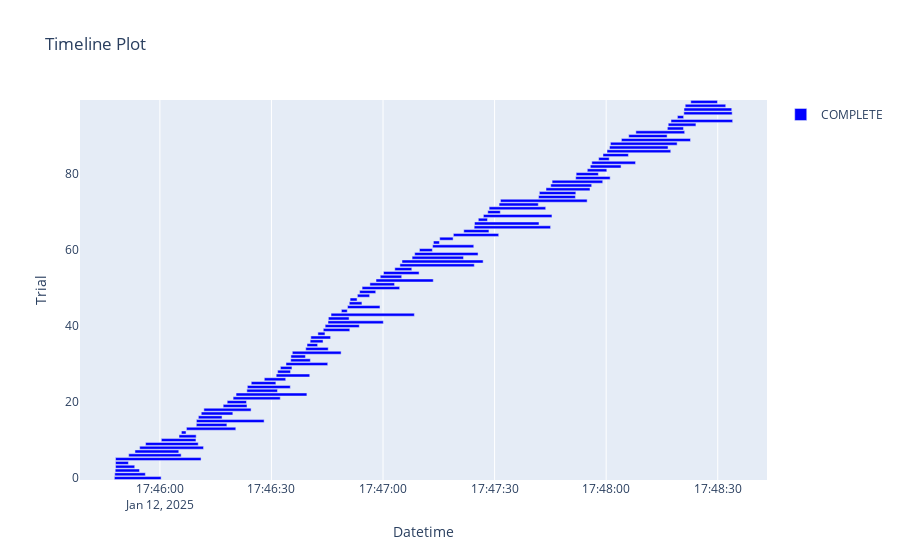

The notebook cell saved with this chart:
### Code cell
optuna.visualization.plot_timeline(study)

### Figure 1 — Plotly figure (JSON) as saved in the notebook; plotly's stock layout.template omitted (floating-point values rounded to 4 significant figures)
{"data": [{"base": ["2025-01-12T17:45:47.758589", "2025-01-12T17:45:47.864350", "2025-01-12T17:45:47.987646", "2025-01-12T17:45:48.073858", "2025-01-12T17:45:48.073858", "2025-01-12T17:45:48.074855", "2025-01-12T17:45:51.614133", "2025-01-12T17:45:53.297864", "2025-01-12T17:45:54.570179", "2025-01-12T17:45:56.158645", "2025-01-12T17:46:00.391947", "2025-01-12T17:46:05.147982", "2025-01-12T17:46:05.787984", "2025-01-12T17:46:07.141963", "2025-01-12T17:46:09.797986", "2025-01-12T17:46:09.825910", "2025-01-12T17:46:10.352135", "2025-01-12T17:46:11.126738", "2025-01-12T17:46:11.826565", "2025-01-12T17:46:17.024964", "2025-01-12T17:46:18.099550", "2025-01-12T17:46:19.694791", "2025-01-12T17:46:20.483428", "2025-01-12T17:46:23.384633", "2025-01-12T17:46:23.519273", "2025-01-12T17:46:24.571116", "2025-01-12T17:46:28.076727", "2025-01-12T17:46:31.277680", "2025-01-12T17:46:31.666784", "2025-01-12T17:46:32.413956", "2025-01-12T17:46:33.910670", "2025-01-12T17:46:35.183111", "2025-01-12T17:46:35.229004", "2025-01-12T17:46:35.612961", "2025-01-12T17:46:39.221627", "2025-01-12T17:46:39.567701", "2025-01-12T17:46:40.405373", "2025-01-12T17:46:40.586887", "2025-01-12T17:46:42.488603", "2025-01-12T17:46:43.940361", "2025-01-12T17:46:44.442019", "2025-01-12T17:46:45.209171", "2025-01-12T17:46:45.304913", "2025-01-12T17:46:46.021627", "2025-01-12T17:46:48.810086", "2025-01-12T17:46:50.460318", "2025-01-12T17:46:50.928784", "2025-01-12T17:46:51.146203", "2025-01-12T17:46:53.108430", "2025-01-12T17:46:53.704526", "2025-01-12T17:46:54.375448", "2025-01-12T17:46:56.469034", "2025-01-12T17:46:58.112191", "2025-01-12T17:46:59.251923", "2025-01-12T17:47:00.136317", "2025-01-12T17:47:03.168068", "2025-01-12T17:47:04.541506", "2025-01-12T17:47:05.101757", "2025-01-12T17:47:07.816488", "2025-01-12T17:47:08.514620", "2025-01-12T17:47:09.799384", "2025-01-12T17:47:13.334189", "2025-01-12T17:47:13.549307", "2025-01-12T17:47:15.239233", "2025-01-12T17:47:18.914997", "2025-01-12T17:47:21.716428", "2025-01-12T17:47:24.505110", "2025-01-12T17:47:24.598857", "2025-01-12T17:47:25.625900", "2025-01-12T17:47:26.989694", "2025-01-12T17:47:28.164306", "2025-01-12T17:47:28.531324", "2025-01-12T17:47:31.209142", "2025-01-12T17:47:31.583857", "2025-01-12T17:47:41.826489", "2025-01-12T17:47:42.037922", "2025-01-12T17:47:43.825289", "2025-01-12T17:47:45.103615", "2025-01-12T17:47:45.466363", "2025-01-12T17:47:51.808903", "2025-01-12T17:47:51.934567", "2025-01-12T17:47:54.925298", "2025-01-12T17:47:55.736299", "2025-01-12T17:47:56.144017", "2025-01-12T17:47:57.984499", "2025-01-12T17:47:59.141151", "2025-01-12T17:48:00.224588", "2025-01-12T17:48:00.908540", "2025-01-12T17:48:01.151616", "2025-01-12T17:48:04.100230", "2025-01-12T17:48:06.064791", "2025-01-12T17:48:07.985525", "2025-01-12T17:48:16.457327", "2025-01-12T17:48:16.687711", "2025-01-12T17:48:17.435129", "2025-01-12T17:48:19.158964", "2025-01-12T17:48:20.882229", "2025-01-12T17:48:20.927109", "2025-01-12T17:48:21.253442", "2025-01-12T17:48:22.751271"], "hovertemplate": "%{text}<extra>COMPLETE</extra>", "marker": {"color": "blue"}, "name": "COMPLETE", "orientation": "h", "text": ["{<br>  \"number\": 0,<br>  \"values\": [<br>    0.47633597337075617<br>  ],<br>  \"params\": {<br>    \"n_estimators\": 95,<br>    \"learning_rate\": 0.02289279574933417,<br>    \"algorithm\": \"SAMME.R\"<br>  }<br>}", "{<br>  \"number\": 1,<br>  \"values\": [<br>    0.47633597337075617<br>  ],<br>  \"params\": {<br>    \"n_estimators\": 75,<br>    \"learning_rate\": 0.1588216675472754,<br>    \"algorithm\": \"SAMME\"<br>  }<br>}", "{<br>  \"number\": 2,<br>  \"values\": [<br>    0.47633597337075617<br>  ],<br>  \"params\": {<br>    \"n_estimators\": 35,<br>    \"learning_rate\": 0.024456109021093242,<br>    \"algorithm\": \"SAMME.R\"<br>  }<br>}", "{<br>  \"number\": 3,<br>  \"values\": [<br>    0.47633597337075617<br>  ],<br>  \"params\": {<br>    \"n_estimators\": 32,<br>    \"learning_rate\": 0.01753306132212283,<br>    \"algorithm\": \"SAMME\"<br>  }<br>}", "{<br>  \"number\": 4,<br>  \"values\": [<br>    0.47633597337075617<br>  ],<br>  \"params\": {<br>    \"n_estimators\": 15,<br>    \"learning_rate\": 0.1081027504552516,<br>    \"algorithm\": \"SAMME\"<br>  }<br>}", "{<br>  \"number\": 5,<br>  \"values\": [<br>    0.47633597337075617<br>  ],<br>  \"params\": {<br>    \"n_estimators\": 178,<br>    \"learning_rate\": 0.40457753584343525,<br>    \"algorithm\": \"SAMME.R\"<br>  }<br>}", "{<br>  \"number\": 6,<br>  \"values\": [<br>    0.47633597337075617<br>  ],<br>  \"params\": {<br>    \"n_estimators\": 116,<br>    \"learning_rate\": 0.2028379703097913,<br>    \"algorithm\": \"SAMME.R\"<br>  }<br>}", "{<br>  \"number\": 7,<br>  \"values\": [<br>    0.47633597337075617<br>  ],<br>  \"params\": {<br>    \"n_estimators\": 99,<br>    \"learning_rate\": 0.05335742065122857,<br>    \"algorithm\": \"SAMME.R\"<br>  }<br>}", "{<br>  \"number\": 8,<br>  \"values\": [<br>    0.47633597337075617<br>  ],<br>  \"params\": {<br>    \"n_estimators\": 187,<br>    \"learning_rate\": 0.15684964449030464,<br>    \"algorithm\": \"SAMME\"<br>  }<br>}", "{<br>  \"number\": 9,<br>  \"values\": [<br>    0.47633597337075617<br>  ],<br>  \"params\": {<br>    \"n_estimators\": 121,<br>    \"learning_rate\": 0.07675794846759167,<br>    \"algorithm\": \"SAMME.R\"<br>  }<br>}", "{<br>  \"number\": 10,<br>  \"values\": [<br>    0.47633597337075617<br>  ],<br>  \"params\": {<br>    \"n_estimators\": 80,<br>    \"learning_rate\": 0.2718768565139894,<br>    \"algorithm\": \"SAMME.R\"<br>  }<br>}", "{<br>  \"number\": 11,<br>  \"values\": [<br>    0.47633597337075617<br>  ],<br>  \"params\": {<br>    \"n_estimators\": 38,<br>    \"learning_rate\": 0.2178939301034657,<br>    \"algorithm\": \"SAMME.R\"<br>  }<br>}", "{<br>  \"number\": 12,<br>  \"values\": [<br>    0.47633597337075617<br>  ],<br>  \"params\": {<br>    \"n_estimators\": 11,<br>    \"learning_rate\": 0.1248562115084123,<br>    \"algorithm\": \"SAMME\"<br>  }<br>}", "{<br>  \"number\": 13,<br>  \"values\": [<br>    0.47633597337075617<br>  ],<br>  \"params\": {<br>    \"n_estimators\": 143,<br>    \"learning_rate\": 0.5137712279438635,<br>    \"algorithm\": \"SAMME\"<br>  }<br>}", "{<br>  \"number\": 14,<br>  \"values\": [<br>    0.47633597337075617<br>  ],<br>  \"params\": {<br>    \"n_estimators\": 67,<br>    \"learning_rate\": 0.012213672159411227,<br>    \"algorithm\": \"SAMME.R\"<br>  }<br>}", "{<br>  \"number\": 15,<br>  \"values\": [<br>    0.47633597337075617<br>  ],<br>  \"params\": {<br>    \"n_estimators\": 154,<br>    \"learning_rate\": 0.0343019476899692,<br>    \"algorithm\": \"SAMME.R\"<br>  }<br>}", "{<br>  \"number\": 16,<br>  \"values\": [<br>    0.47633597337075617<br>  ],<br>  \"params\": {<br>    \"n_estimators\": 67,<br>    \"learning_rate\": 0.8076329990841891,<br>    \"algorithm\": \"SAMME\"<br>  }<br>}", "{<br>  \"number\": 17,<br>  \"values\": [<br>    0.47633597337075617<br>  ],<br>  \"params\": {<br>    \"n_estimators\": 89,<br>    \"learning_rate\": 0.051432665011606135,<br>    \"algorithm\": \"SAMME\"<br>  }<br>}", "{<br>  \"number\": 18,<br>  \"values\": [<br>    0.47633597337075617<br>  ],<br>  \"params\": {<br>    \"n_estimators\": 135,<br>    \"learning_rate\": 0.07474149481044447,<br>    \"algorithm\": \"SAMME\"<br>  }<br>}", "{<br>  \"number\": 19,<br>  \"values\": [<br>    0.47633597337075617<br>  ],<br>  \"params\": {<br>    \"n_estimators\": 66,<br>    \"learning_rate\": 0.03327133431744565,<br>    \"algorithm\": \"SAMME\"<br>  }<br>}", "{<br>  \"number\": 20,<br>  \"values\": [<br>    0.47633597337075617<br>  ],<br>  \"params\": {<br>    \"n_estimators\": 53,<br>    \"learning_rate\": 0.018073526114617097,<br>    \"algorithm\": \"SAMME\"<br>  }<br>}", "{<br>  \"number\": 21,<br>  \"values\": [<br>    0.47633597337075617<br>  ],<br>  \"params\": {<br>    \"n_estimators\": 105,<br>    \"learning_rate\": 0.34200986508996195,<br>    \"algorithm\": \"SAMME.R\"<br>  }<br>}", "{<br>  \"number\": 22,<br>  \"values\": [<br>    0.47633597337075617<br>  ],<br>  \"params\": {<br>    \"n_estimators\": 162,<br>    \"learning_rate\": 0.010020652603714555,<br>    \"algorithm\": \"SAMME.R\"<br>  }<br>}", "{<br>  \"number\": 23,<br>  \"values\": [<br>    0.47633597337075617<br>  ],<br>  \"params\": {<br>    \"n_estimators\": 85,<br>    \"learning_rate\": 0.6974948770115758,<br>    \"algorithm\": \"SAMME\"<br>  }<br>}", "{<br>  \"number\": 24,<br>  \"values\": [<br>    0.47633597337075617<br>  ],<br>  \"params\": {<br>    \"n_estimators\": 120,<br>    \"learning_rate\": 0.04455655085972919,<br>    \"algorithm\": \"SAMME\"<br>  }<br>}", "{<br>  \"number\": 25,<br>  \"values\": [<br>    0.47633597337075617<br>  ],<br>  \"params\": {<br>    \"n_estimators\": 51,<br>    \"learning_rate\": 0.07918901791895755,<br>    \"algorithm\": \"SAMME.R\"<br>  }<br>}", "{<br>  \"number\": 26,<br>  \"values\": [<br>    0.47633597337075617<br>  ],<br>  \"params\": {<br>    \"n_estimators\": 46,<br>    \"learning_rate\": 0.023068816514417802,<br>    \"algorithm\": \"SAMME.R\"<br>  }<br>}", "{<br>  \"number\": 27,<br>  \"values\": [<br>    0.47633597337075617<br>  ],<br>  \"params\": {<br>    \"n_estimators\": 76,<br>    \"learning_rate\": 0.0251385211225894,<br>    \"algorithm\": \"SAMME.R\"<br>  }<br>}", "{<br>  \"number\": 28,<br>  \"values\": [<br>    0.47633597337075617<br>  ],<br>  \"params\": {<br>    \"n_estimators\": 27,<br>    \"learning_rate\": 0.016543500354473238,<br>    \"algorithm\": \"SAMME.R\"<br>  }<br>}", "{<br>  \"number\": 29,<br>  \"values\": [<br>    0.47633597337075617<br>  ],<br>  \"params\": {<br>    \"n_estimators\": 24,<br>    \"learning_rate\": 0.016436389205090014,<br>    \"algorithm\": \"SAMME.R\"<br>  }<br>}", "{<br>  \"number\": 30,<br>  \"values\": [<br>    0.47633597337075617<br>  ],<br>  \"params\": {<br>    \"n_estimators\": 95,<br>    \"learning_rate\": 0.028168280000239843,<br>    \"algorithm\": \"SAMME.R\"<br>  }<br>}", "{<br>  \"number\": 31,<br>  \"values\": [<br>    0.47633597337075617<br>  ],<br>  \"params\": {<br>    \"n_estimators\": 41,<br>    \"learning_rate\": 0.09118785097385995,<br>    \"algorithm\": \"SAMME.R\"<br>  }<br>}", "{<br>  \"number\": 32,<br>  \"values\": [<br>    0.47633597337075617<br>  ],<br>  \"params\": {<br>    \"n_estimators\": 40,<br>    \"learning_rate\": 0.14885859926603237,<br>    \"algorithm\": \"SAMME\"<br>  }<br>}", "{<br>  \"number\": 33,<br>  \"values\": [<br>    0.47633597337075617<br>  ],<br>  \"params\": {<br>    \"n_estimators\": 110,<br>    \"learning_rate\": 0.06005019859544171,<br>    \"algorithm\": \"SAMME.R\"<br>  }<br>}", "{<br>  \"number\": 34,<br>  \"values\": [<br>    0.47633597337075617<br>  ],<br>  \"params\": {<br>    \"n_estimators\": 64,<br>    \"learning_rate\": 0.041037385436638714,<br>    \"algorithm\": \"SAMME\"<br>  }<br>}", "{<br>  \"number\": 35,<br>  \"values\": [<br>    0.47633597337075617<br>  ],<br>  \"params\": {<br>    \"n_estimators\": 22,<br>    \"learning_rate\": 0.20806782901275545,<br>    \"algorithm\": \"SAMME.R\"<br>  }<br>}", "{<br>  \"number\": 36,<br>  \"values\": [<br>    0.47633597337075617<br>  ],<br>  \"params\": {<br>    \"n_estimators\": 33,<br>    \"learning_rate\": 0.019969377808382982,<br>    \"algorithm\": \"SAMME\"<br>  }<br>}", "{<br>  \"number\": 37,<br>  \"values\": [<br>    0.47633597337075617<br>  ],<br>  \"params\": {<br>    \"n_estimators\": 55,<br>    \"learning_rate\": 0.012793422760111514,<br>    \"algorithm\": \"SAMME\"<br>  }<br>}", "{<br>  \"number\": 38,<br>  \"values\": [<br>    0.47633597337075617<br>  ],<br>  \"params\": {<br>    \"n_estimators\": 17,<br>    \"learning_rate\": 0.030066276531647854,<br>    \"algorithm\": \"SAMME\"<br>  }<br>}", "{<br>  \"number\": 39,<br>  \"values\": [<br>    0.47633597337075617<br>  ],<br>  \"params\": {<br>    \"n_estimators\": 76,<br>    \"learning_rate\": 0.1074710617132875,<br>    \"algorithm\": \"SAMME\"<br>  }<br>}", "{<br>  \"number\": 40,<br>  \"values\": [<br>    0.47633597337075617<br>  ],<br>  \"params\": {<br>    \"n_estimators\": 98,<br>    \"learning_rate\": 0.013527398379122311,<br>    \"algorithm\": \"SAMME\"<br>  }<br>}", "{<br>  \"number\": 41,<br>  \"values\": [<br>    0.47633597337075617<br>  ],<br>  \"params\": {<br>    \"n_estimators\": 125,<br>    \"learning_rate\": 0.16453957832530597,<br>    \"algorithm\": \"SAMME.R\"<br>  }<br>}", "{<br>  \"number\": 42,<br>  \"values\": [<br>    0.47633597337075617<br>  ],<br>  \"params\": {<br>    \"n_estimators\": 58,<br>    \"learning_rate\": 0.021627076321629277,<br>    \"algorithm\": \"SAMME\"<br>  }<br>}", "{<br>  \"number\": 43,<br>  \"values\": [<br>    0.47633597337075617<br>  ],<br>  \"params\": {<br>    \"n_estimators\": 193,<br>    \"learning_rate\": 0.3132265847840907,<br>    \"algorithm\": \"SAMME.R\"<br>  }<br>}", "{<br>  \"number\": 44,<br>  \"values\": [<br>    0.47633597337075617<br>  ],<br>  \"params\": {<br>    \"n_estimators\": 11,<br>    \"learning_rate\": 0.06319900149598318,<br>    \"algorithm\": \"SAMME.R\"<br>  }<br>}", "{<br>  \"number\": 45,<br>  \"values\": [<br>    0.47633597337075617<br>  ],<br>  \"params\": {<br>    \"n_estimators\": 89,<br>    \"learning_rate\": 0.042039590147421896,<br>    \"algorithm\": \"SAMME\"<br>  }<br>}", "{<br>  \"number\": 46,<br>  \"values\": [<br>    0.47633597337075617<br>  ],<br>  \"params\": {<br>    \"n_estimators\": 32,<br>    \"learning_rate\": 0.1269165028203307,<br>    \"algorithm\": \"SAMME\"<br>  }<br>}", "{<br>  \"number\": 47,<br>  \"values\": [<br>    0.47633597337075617<br>  ],<br>  \"params\": {<br>    \"n_estimators\": 16,<br>    \"learning_rate\": 0.1744495307355535,<br>    \"algorithm\": \"SAMME\"<br>  }<br>}", "{<br>  \"number\": 48,<br>  \"values\": [<br>    0.47633597337075617<br>  ],<br>  \"params\": {<br>    \"n_estimators\": 33,<br>    \"learning_rate\": 0.10793340138616332,<br>    \"algorithm\": \"SAMME\"<br>  }<br>}", "{<br>  \"number\": 49,<br>  \"values\": [<br>    0.47633597337075617<br>  ],<br>  \"params\": {<br>    \"n_estimators\": 45,<br>    \"learning_rate\": 0.4535101085570801,<br>    \"algorithm\": \"SAMME\"<br>  }<br>}", "{<br>  \"number\": 50,<br>  \"values\": [<br>    0.47633597337075617<br>  ],<br>  \"params\": {<br>    \"n_estimators\": 109,<br>    \"learning_rate\": 0.255353671842865,<br>    \"algorithm\": \"SAMME\"<br>  }<br>}", "{<br>  \"number\": 51,<br>  \"values\": [<br>    0.47633597337075617<br>  ],<br>  \"params\": {<br>    \"n_estimators\": 70,<br>    \"learning_rate\": 0.010975093746137818,<br>    \"algorithm\": \"SAMME\"<br>  }<br>}", "{<br>  \"number\": 52,<br>  \"values\": [<br>    0.47633597337075617<br>  ],<br>  \"params\": {<br>    \"n_estimators\": 131,<br>    \"learning_rate\": 0.05049024469712196,<br>    \"algorithm\": \"SAMME.R\"<br>  }<br>}", "{<br>  \"number\": 53,<br>  \"values\": [<br>    0.47633597337075617<br>  ],<br>  \"params\": {<br>    \"n_estimators\": 60,<br>    \"learning_rate\": 0.014667383003060495,<br>    \"algorithm\": \"SAMME\"<br>  }<br>}", "{<br>  \"number\": 54,<br>  \"values\": [<br>    0.47633597337075617<br>  ],<br>  \"params\": {<br>    \"n_estimators\": 81,<br>    \"learning_rate\": 0.037430134626315836,<br>    \"algorithm\": \"SAMME.R\"<br>  }<br>}", "{<br>  \"number\": 55,<br>  \"values\": [<br>    0.47633597337075617<br>  ],<br>  \"params\": {<br>    \"n_estimators\": 48,<br>    \"learning_rate\": 0.12938521740194428,<br>    \"algorithm\": \"SAMME\"<br>  }<br>}", "{<br>  \"number\": 56,<br>  \"values\": [<br>    0.476330493306026<br>  ],<br>  \"params\": {<br>    \"n_estimators\": 171,<br>    \"learning_rate\": 0.9570096035906457,<br>    \"algorithm\": \"SAMME.R\"<br>  }<br>}", "{<br>  \"number\": 57,<br>  \"values\": [<br>    0.476330493306026<br>  ],<br>  \"params\": {<br>    \"n_estimators\": 186,<br>    \"learning_rate\": 0.6831758411162434,<br>    \"algorithm\": \"SAMME.R\"<br>  }<br>}", "{<br>  \"number\": 58,<br>  \"values\": [<br>    0.47633597337075617<br>  ],<br>  \"params\": {<br>    \"n_estimators\": 116,<br>    \"learning_rate\": 0.4287730536039039,<br>    \"algorithm\": \"SAMME.R\"<br>  }<br>}", "{<br>  \"number\": 59,<br>  \"values\": [<br>    0.47633597337075617<br>  ],<br>  \"params\": {<br>    \"n_estimators\": 144,<br>    \"learning_rate\": 0.2512332979583706,<br>    \"algorithm\": \"SAMME.R\"<br>  }<br>}", "{<br>  \"number\": 60,<br>  \"values\": [<br>    0.47633597337075617<br>  ],<br>  \"params\": {<br>    \"n_estimators\": 27,<br>    \"learning_rate\": 0.025908254713498217,<br>    \"algorithm\": \"SAMME.R\"<br>  }<br>}", "{<br>  \"number\": 61,<br>  \"values\": [<br>    0.47633597337075617<br>  ],<br>  \"params\": {<br>    \"n_estimators\": 93,<br>    \"learning_rate\": 0.09094363246990661,<br>    \"algorithm\": \"SAMME.R\"<br>  }<br>}", "{<br>  \"number\": 62,<br>  \"values\": [<br>    0.47633597337075617<br>  ],<br>  \"params\": {<br>    \"n_estimators\": 10,<br>    \"learning_rate\": 0.018026464481013818,<br>    \"algorithm\": \"SAMME.R\"<br>  }<br>}", "{<br>  \"number\": 63,<br>  \"values\": [<br>    0.47633597337075617<br>  ],<br>  \"params\": {<br>    \"n_estimators\": 37,<br>    \"learning_rate\": 0.06497871959246915,<br>    \"algorithm\": \"SAMME\"<br>  }<br>}", "{<br>  \"number\": 64,<br>  \"values\": [<br>    0.47633597337075617<br>  ],<br>  \"params\": {<br>    \"n_estimators\": 102,<br>    \"learning_rate\": 0.33955705847542167,<br>    \"algorithm\": \"SAMME.R\"<br>  }<br>}", "{<br>  \"number\": 65,<br>  \"values\": [<br>    0.47633597337075617<br>  ],<br>  \"params\": {<br>    \"n_estimators\": 72,<br>    \"learning_rate\": 0.03414870501125534,<br>    \"algorithm\": \"SAMME\"<br>  }<br>}", "{<br>  \"number\": 66,<br>  \"values\": [<br>    0.47633597337075617<br>  ],<br>  \"params\": {<br>    \"n_estimators\": 176,<br>    \"learning_rate\": 0.2127658220858923,<br>    \"algorithm\": \"SAMME.R\"<br>  }<br>}", "{<br>  \"number\": 67,<br>  \"values\": [<br>    0.47633597337075617<br>  ],<br>  \"params\": {<br>    \"n_estimators\": 148,<br>    \"learning_rate\": 0.19075000796160702,<br>    \"algorithm\": \"SAMME.R\"<br>  }<br>}", "{<br>  \"number\": 68,<br>  \"values\": [<br>    0.47633597337075617<br>  ],<br>  \"params\": {<br>    \"n_estimators\": 18,<br>    \"learning_rate\": 0.13879680629835345,<br>    \"algorithm\": \"SAMME.R\"<br>  }<br>}", "{<br>  \"number\": 69,<br>  \"values\": [<br>    0.47633597337075617<br>  ],<br>  \"params\": {<br>    \"n_estimators\": 156,<br>    \"learning_rate\": 0.0808801641591274,<br>    \"algorithm\": \"SAMME.R\"<br>  }<br>}", "{<br>  \"number\": 70,<br>  \"values\": [<br>    0.47633597337075617<br>  ],<br>  \"params\": {<br>    \"n_estimators\": 27,<br>    \"learning_rate\": 0.5564863694659419,<br>    \"algorithm\": \"SAMME.R\"<br>  }<br>}", "{<br>  \"number\": 71,<br>  \"values\": [<br>    0.47633597337075617<br>  ],<br>  \"params\": {<br>    \"n_estimators\": 130,<br>    \"learning_rate\": 0.28663616594253294,<br>    \"algorithm\": \"SAMME.R\"<br>  }<br>}", "{<br>  \"number\": 72,<br>  \"values\": [<br>    0.47633597337075617<br>  ],<br>  \"params\": {<br>    \"n_estimators\": 118,<br>    \"learning_rate\": 0.39957032604749326,<br>    \"algorithm\": \"SAMME\"<br>  }<br>}", "{<br>  \"number\": 73,<br>  \"values\": [<br>    0.47633597337075617<br>  ],<br>  \"params\": {<br>    \"n_estimators\": 200,<br>    \"learning_rate\": 0.11670263005959468,<br>    \"algorithm\": \"SAMME.R\"<br>  }<br>}", "{<br>  \"number\": 74,<br>  \"values\": [<br>    0.47633597337075617<br>  ],<br>  \"params\": {<br>    \"n_estimators\": 108,<br>    \"learning_rate\": 0.15438670614353178,<br>    \"algorithm\": \"SAMME\"<br>  }<br>}", "{<br>  \"number\": 75,<br>  \"values\": [<br>    0.47633597337075617<br>  ],<br>  \"params\": {<br>    \"n_estimators\": 84,<br>    \"learning_rate\": 0.020397729179402163,<br>    \"algorithm\": \"SAMME.R\"<br>  }<br>}", "{<br>  \"number\": 76,<br>  \"values\": [<br>    0.47633597337075617<br>  ],<br>  \"params\": {<br>    \"n_estimators\": 100,<br>    \"learning_rate\": 0.023449262200546845,<br>    \"algorithm\": \"SAMME.R\"<br>  }<br>}", "{<br>  \"number\": 77,<br>  \"values\": [<br>    0.47633597337075617<br>  ],<br>  \"params\": {<br>    \"n_estimators\": 92,<br>    \"learning_rate\": 0.02986023077285334,<br>    \"algorithm\": \"SAMME.R\"<br>  }<br>}", "{<br>  \"number\": 78,<br>  \"values\": [<br>    0.47633597337075617<br>  ],<br>  \"params\": {<br>    \"n_estimators\": 114,<br>    \"learning_rate\": 0.05134935625361348,<br>    \"algorithm\": \"SAMME.R\"<br>  }<br>}", "{<br>  \"number\": 79,<br>  \"values\": [<br>    0.47633597337075617<br>  ],<br>  \"params\": {<br>    \"n_estimators\": 75,<br>    \"learning_rate\": 0.09454038003932543,<br>    \"algorithm\": \"SAMME.R\"<br>  }<br>}", "{<br>  \"number\": 80,<br>  \"values\": [<br>    0.47633597337075617<br>  ],<br>  \"params\": {<br>    \"n_estimators\": 62,<br>    \"learning_rate\": 0.016755818552570124,<br>    \"algorithm\": \"SAMME\"<br>  }<br>}", "{<br>  \"number\": 81,<br>  \"values\": [<br>    0.47633597337075617<br>  ],<br>  \"params\": {<br>    \"n_estimators\": 42,<br>    \"learning_rate\": 0.06939280487415929,<br>    \"algorithm\": \"SAMME.R\"<br>  }<br>}", "{<br>  \"number\": 82,<br>  \"values\": [<br>    0.47633597337075617<br>  ],<br>  \"params\": {<br>    \"n_estimators\": 87,<br>    \"learning_rate\": 0.014289143170333592,<br>    \"algorithm\": \"SAMME\"<br>  }<br>}", "{<br>  \"number\": 83,<br>  \"values\": [<br>    0.47633597337075617<br>  ],<br>  \"params\": {<br>    \"n_estimators\": 125,<br>    \"learning_rate\": 0.1869208998293957,<br>    \"algorithm\": \"SAMME\"<br>  }<br>}", "{<br>  \"number\": 84,<br>  \"values\": [<br>    0.47633597337075617<br>  ],<br>  \"params\": {<br>    \"n_estimators\": 21,<br>    \"learning_rate\": 0.01194155144228245,<br>    \"algorithm\": \"SAMME.R\"<br>  }<br>}", "{<br>  \"number\": 85,<br>  \"values\": [<br>    0.47633597337075617<br>  ],<br>  \"params\": {<br>    \"n_estimators\": 55,<br>    \"learning_rate\": 0.23675291656853376,<br>    \"algorithm\": \"SAMME.R\"<br>  }<br>}", "{<br>  \"number\": 86,<br>  \"values\": [<br>    0.47633597337075617<br>  ],<br>  \"params\": {<br>    \"n_estimators\": 181,<br>    \"learning_rate\": 0.1528093516180503,<br>    \"algorithm\": \"SAMME\"<br>  }<br>}", "{<br>  \"number\": 87,<br>  \"values\": [<br>    0.47633597337075617<br>  ],<br>  \"params\": {<br>    \"n_estimators\": 167,<br>    \"learning_rate\": 0.11136246023442144,<br>    \"algorithm\": \"SAMME\"<br>  }<br>}", "{<br>  \"number\": 88,<br>  \"values\": [<br>    0.47633597337075617<br>  ],<br>  \"params\": {<br>    \"n_estimators\": 189,<br>    \"learning_rate\": 0.13699431709325574,<br>    \"algorithm\": \"SAMME\"<br>  }<br>}", "{<br>  \"number\": 89,<br>  \"values\": [<br>    0.47633597337075617<br>  ],<br>  \"params\": {<br>    \"n_estimators\": 199,<br>    \"learning_rate\": 0.1701068244675687,<br>    \"algorithm\": \"SAMME\"<br>  }<br>}", "{<br>  \"number\": 90,<br>  \"values\": [<br>    0.47633597337075617<br>  ],<br>  \"params\": {<br>    \"n_estimators\": 105,<br>    \"learning_rate\": 0.08010145510423486,<br>    \"algorithm\": \"SAMME\"<br>  }<br>}", "{<br>  \"number\": 91,<br>  \"values\": [<br>    0.47633597337075617<br>  ],<br>  \"params\": {<br>    \"n_estimators\": 138,<br>    \"learning_rate\": 0.09960125836122187,<br>    \"algorithm\": \"SAMME\"<br>  }<br>}", "{<br>  \"number\": 92,<br>  \"values\": [<br>    0.47633597337075617<br>  ],<br>  \"params\": {<br>    \"n_estimators\": 34,<br>    \"learning_rate\": 0.04638417947139864,<br>    \"algorithm\": \"SAMME.R\"<br>  }<br>}", "{<br>  \"number\": 93,<br>  \"values\": [<br>    0.47633597337075617<br>  ],<br>  \"params\": {<br>    \"n_estimators\": 80,<br>    \"learning_rate\": 0.03779892314740631,<br>    \"algorithm\": \"SAMME\"<br>  }<br>}", "{<br>  \"number\": 94,<br>  \"values\": [<br>    0.47633597337075617<br>  ],<br>  \"params\": {<br>    \"n_estimators\": 160,<br>    \"learning_rate\": 0.02754234365641709,<br>    \"algorithm\": \"SAMME.R\"<br>  }<br>}", "{<br>  \"number\": 95,<br>  \"values\": [<br>    0.47633597337075617<br>  ],<br>  \"params\": {<br>    \"n_estimators\": 14,<br>    \"learning_rate\": 0.058594119618348844,<br>    \"algorithm\": \"SAMME\"<br>  }<br>}", "{<br>  \"number\": 96,<br>  \"values\": [<br>    0.47633597337075617<br>  ],<br>  \"params\": {<br>    \"n_estimators\": 125,<br>    \"learning_rate\": 0.1214360971010868,<br>    \"algorithm\": \"SAMME.R\"<br>  }<br>}", "{<br>  \"number\": 97,<br>  \"values\": [<br>    0.47633597337075617<br>  ],<br>  \"params\": {<br>    \"n_estimators\": 123,<br>    \"learning_rate\": 0.08627114241568927,<br>    \"algorithm\": \"SAMME.R\"<br>  }<br>}", "{<br>  \"number\": 98,<br>  \"values\": [<br>    0.47633597337075617<br>  ],<br>  \"params\": {<br>    \"n_estimators\": 103,<br>    \"learning_rate\": 0.018665312770769,<br>    \"algorithm\": \"SAMME.R\"<br>  }<br>}", "{<br>  \"number\": 99,<br>  \"values\": [<br>    0.47633597337075617<br>  ],<br>  \"params\": {<br>    \"n_estimators\": 67,<br>    \"learning_rate\": 0.5356782828496209,<br>    \"algorithm\": \"SAMME.R\"<br>  }<br>}"], "textposition": "none", "type": "bar", "x": [12570.0, 8233.0, 6530.0, 5158.0, 3465.0, 23000.0, 14110.0, 11790.0, 17170.0, 14150.0, 9309.0, 4612.0, 1252.0, 13270.0, 8221.0, 18200.0, 6368.0, 8491.0, 12700.0, 6403.0, 5187.0, 12670.0, 19050.0, 8239.0, 11550.0, 6619.0, 5758.0, 9024.0, 3461.0, 3097.0, 11220.0, 5275.0, 3909.0, 13120.0, 6040.0, 2845.0, 3468.0, 5320.0, 1904.0, 7120.0, 9179.0, 14880.0, 5582.0, 22410.0, 1580.0, 8723.0, 3401.0, 1879.0, 3288.0, 4334.0, 10100.0, 6631.0, 15400.0, 5772.0, 9566.0, 4569.0, 20000.0, 21820.0, 13830.0, 17040.0, 3467.0, 11070.0, 1622.0, 3612.0, 12190.0, 6763.0, 20550.0, 17350.0, 2460.0, 18440.0, 3372.0, 15210.0, 10550.0, 23300.0, 9903.0, 9807.0, 11830.0, 11000.0, 13610.0, 9260.0, 5966.0, 5249.0, 8270.0, 11750.0, 2839.0, 6838.0, 17140.0, 15730.0, 17930.0, 18580.0, 10320.0, 13120.0, 4332.0, 7450.0, 16580.0, 1668.0, 13000.0, 12840.0, 10900.0, 7180.0], "y": [0, 1, 2, 3, 4, 5, 6, 7, 8, 9, 10, 11, 12, 13, 14, 15, 16, 17, 18, 19, 20, 21, 22, 23, 24, 25, 26, 27, 28, 29, 30, 31, 32, 33, 34, 35, 36, 37, 38, 39, 40, 41, 42, 43, 44, 45, 46, 47, 48, 49, 50, 51, 52, 53, 54, 55, 56, 57, 58, 59, 60, 61, 62, 63, 64, 65, 66, 67, 68, 69, 70, 71, 72, 73, 74, 75, 76, 77, 78, 79, 80, 81, 82, 83, 84, 85, 86, 87, 88, 89, 90, 91, 92, 93, 94, 95, 96, 97, 98, 99]}], "layout": {"showlegend": true, "title": {"text": "Timeline Plot"}, "xaxis": {"title": {"text": "Datetime"}, "type": "date"}, "yaxis": {"title": {"text": "Trial"}}}}
